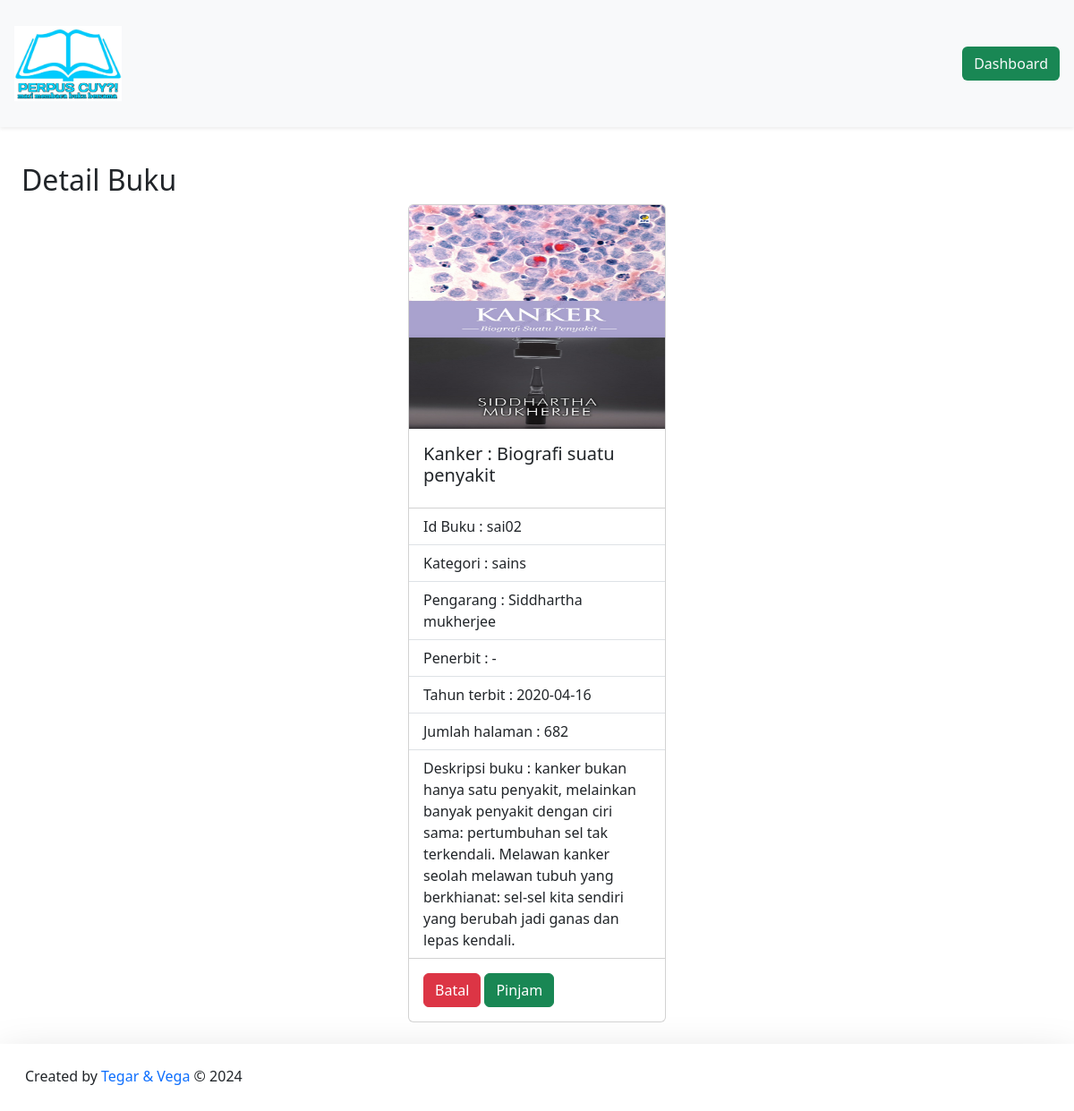
The page /DashboardMember/buku/detailBuku.php?id=sai02 on the database its author committed.
### tables this page shows
CREATE TABLE `buku` (
  `cover` varchar(255) NOT NULL,
  `id_buku` varchar(20) NOT NULL,
  `kategori` varchar(255) NOT NULL,
  `judul` varchar(255) NOT NULL,
  `pengarang` varchar(255) NOT NULL,
  `penerbit` varchar(255) NOT NULL,
  `tahun_terbit` date NOT NULL,
  `jumlah_halaman` int(11) NOT NULL,
  `buku_deskripsi` text NOT NULL
);

### config/config.php (called while the page is built, shortened)
<?php
$host = "127.0.0.1";
$username = "root";
$password = "";
$database_name = "perpustakaan";
$connection = mysqli_connect($host, $username, $password, $database_name);
function queryReadData($dataKategori) {
  global $connection;
  $result = mysqli_query($connection, $dataKategori);
  $items = [];
  while($item = mysqli_fetch_assoc($result)) {
    $items[] = $item;
  }
  return $items;
}
?>

### DashboardMember/buku/detailBuku.php (the view, shortened to what this page needs)
<?php
require "../../config/config.php";
$idBuku = $_GET["id"];
$query = queryReadData("SELECT * FROM buku WHERE id_buku = '$idBuku'");
?>
<!DOCTYPE html>
<html lang="en">
  <head>
    <link href="https://cdn.jsdelivr.net/npm/bootstrap@5.3.2/dist/css/bootstrap.min.css" rel="stylesheet">
  </head>
  <body>
    <nav class="navbar fixed-top bg-body-tertiary shadow-sm">
      <div class="container-fluid p-3">
        <a class="navbar-brand" href="#">
          <img src="../../assets/buku.jpg" alt="logo" width="120px">
        </a>
        <a class="btn btn-tertiary bg-success text-light" href="../dashboardMember.php">Dashboard</a>
      </div>
    </nav>
  <div class="p-4 mt-5">
    <h2 class="mt-5">Detail Buku</h2>
    <div class="d-flex justify-content-center">
    <div class="card" style="width: 18rem;">
      <?php foreach ($query as $item) : ?>
  <img src="../../imgDB/<?= $item["cover"]; ?>" class="card-img-top" alt="coverBuku" height="250px">
  <div class="card-body">
    <h5 class="card-title"><?= $item["judul"]; ?></h5>
  </div>
  <ul class="list-group list-group-flush">
    <li class="list-group-item">Id Buku : <?= $item["id_buku"]; ?></li>
    <li class="list-group-item">Kategori : <?= $item["kategori"]; ?></li>
    <li class="list-group-item">Pengarang : <?= $item["pengarang"]; ?></li>
    <li class="list-group-item">Penerbit : <?= $item["penerbit"]; ?></li>
    <li class="list-group-item">Tahun terbit : <?= $item["tahun_terbit"]; ?></li>
    <li class="list-group-item">Jumlah halaman : <?= $item["jumlah_halaman"]; ?></li>
    <li class="list-group-item">Deskripsi buku : <?= $item["buku_deskripsi"]; ?></li>
  </ul>
  <?php endforeach; ?>
  <div class="card-body">
    <a href="daftarBuku.php" class="btn btn-danger">Batal</a>
     <a href="../formPeminjaman/pinjamBuku.php?id=<?= $item["id_buku"]; ?>" class="btn btn-success">Pinjam</a>
     </div>
    </div>
   </div>
  </div>
  <footer class="shadow-lg bg-subtle p-3">
      <div class="container-fluid d-flex justify-content-between">
      <p class="mt-2">Created by <span class="text-primary"> Tegar & Vega</span> © 2024</p>
      </div>
  </footer>
  </body>
</html>

### DashboardMember/buku/detailBuku.php (style rules this page uses)
body { padding-top: 62px; }

### rows shown on the page
buku: cover (picture), judul "Kanker : Biografi suatu penyakit", id_buku "sai02", kategori "sains", pengarang "Siddhartha mukherjee", penerbit "-", tahun_terbit "2020-04-16", jumlah_halaman "682", buku_deskripsi "kanker bukan hanya satu penyakit, melainkan banyak penyakit dengan ciri sama: pertumbuhan sel tak terkendali. Melawan kanker seolah melawan tubuh yang berkhianat: sel-sel kita sendiri yang berubah jadi ganas dan lepas kendali."
